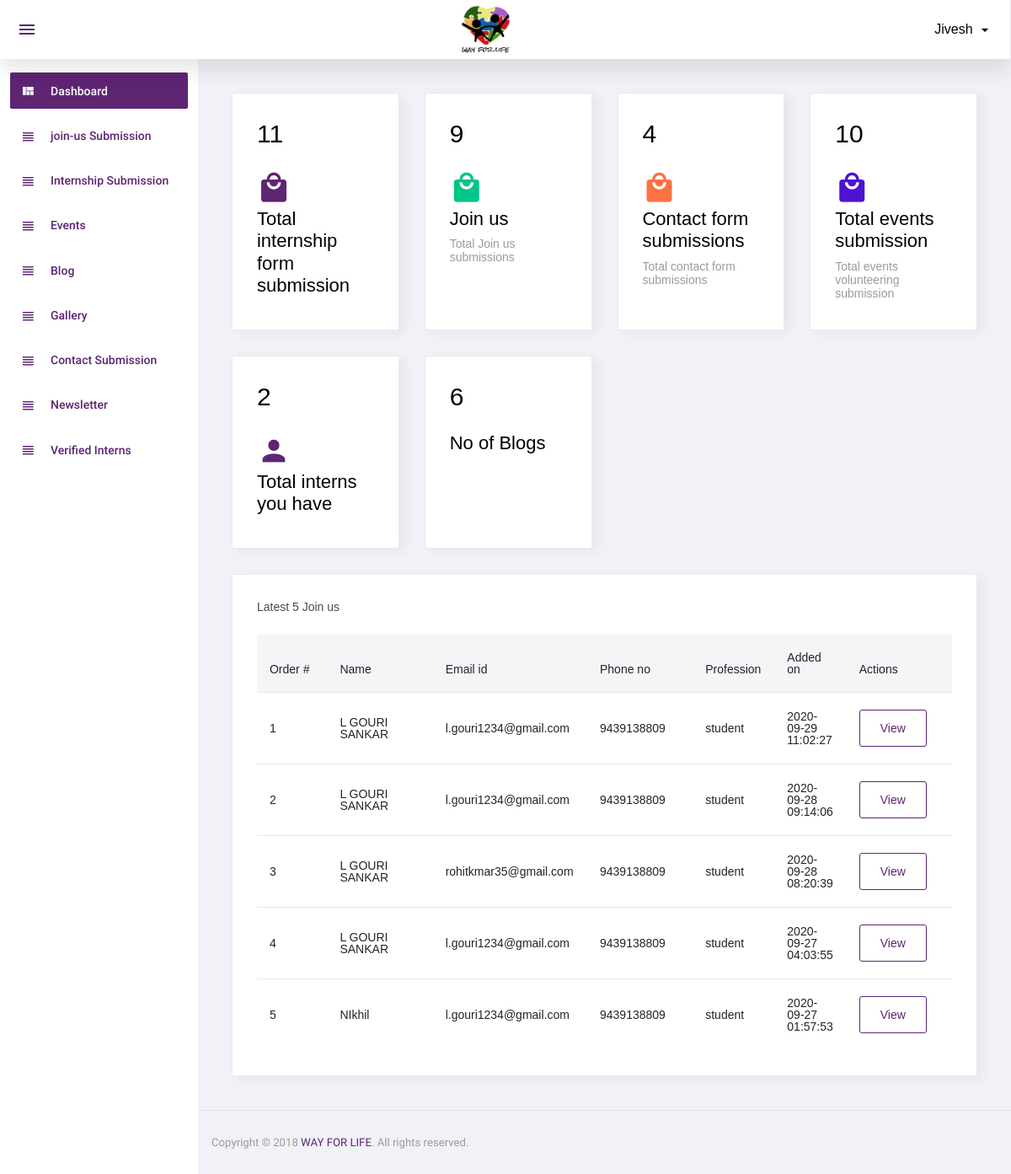
Page /admin/index (signed in) on the committed database.
### tables this page shows
CREATE TABLE `joinus` (
  `id` int(11) NOT NULL,
  `name` varchar(55) NOT NULL,
  `dob` date NOT NULL,
  `phone_no` text NOT NULL,
  `email_id` text NOT NULL,
  `join_pre` text NOT NULL,
  `hrsinmonth` int(11) NOT NULL,
  `profession` varchar(55) NOT NULL,
  `address` text NOT NULL,
  `bloodgrp` varchar(10) NOT NULL,
  `intreststat` text NOT NULL,
  `added_on` datetime NOT NULL
);

### classes/DbConfig.php (called while the page is built, shortened)
<?php
class DbConfig
{
	private $_host = 'localhost';
	private $_username = 'root';
	private $_password = '';
	private $_database = 'wayforlife';
	protected $connection;
	public function __construct()
	{
		if (!isset($this->connection)) {
			$this->connection = new mysqli($this->_host, $this->_username, $this->_password, $this->_database);
		}
		return $this->connection;
	}
}
?>

### classes/Crud.php (called while the page is built, shortened)
<?php
include_once 'DbConfig.php';
class Crud extends DbConfig
{
	public function getData($query)
	{
		$result = $this->connection->query($query);
		$rows = array();
		while ($row = $result->fetch_assoc()) {
			$rows[] = $row;
		}
		return $rows;
	}
}
?>

### admin/index.php (the view)
<?php
require('header.php');
?>
<div class="row">
	<div class="col-md-6 col-lg-3 grid-margin stretch-card">
	  <div class="card">
		<div class="card-body">
		  <h1 class="font-weight-light mb-4">
			<?php
			$sql="SELECT * from internship order by id desc";
      $result=$crud->getData($sql);
      echo count($result);
			?>
		  </h1>
		  <i class="mdi mdi-shopping icon-lg text-primary ml-auto"></i>
		  <div class="d-flex flex-wrap align-items-center">
			<div>
			  <h4 class="font-weight-normal">Total internship form submission</h4>
			</div>
		  </div>
		</div>
	  </div>
	</div>
  <div class="col-md-6 col-lg-3 grid-margin stretch-card">
	  <div class="card">
		<div class="card-body">
		  <h1 class="font-weight-light mb-4">
		  <?php
       $sql="SELECT * from joinus order by id desc";
       $result=$crud->getData($sql);
       echo count($result);
			?>
		  </h1>
		  <i class="mdi mdi-shopping icon-lg text-success ml-auto"></i>
		  <div class="d-flex flex-wrap align-items-center">
			<div>
			  <h4 class="font-weight-normal">Join us</h4>
			  <p class="text-muted mb-0 font-weight-light">Total Join us submissions</p>
			</div>
		  </div>
		</div>
	  </div>
	</div>
	<div class="col-md-6 col-lg-3 grid-margin stretch-card">
	  <div class="card">
		<div class="card-body">
		  <h1 class="font-weight-light mb-4">
      <?php
			$sql="SELECT * from contact_form order by id desc";
      $result=$crud->getData($sql);
      echo count($result);
			?>
		  </h1>
		  <i class="mdi mdi-shopping icon-lg text-danger ml-auto"></i>
		  <div class="d-flex flex-wrap align-items-center">
			<div>
			  <h4 class="font-weight-normal">Contact form submissions</h4>
			  <p class="text-muted mb-0 font-weight-light">Total contact form submissions</p>
			</div>
		  </div>
		</div>
	  </div>
	</div>
	<div class="col-md-6 col-lg-3 grid-margin stretch-card">
	  <div class="card">
		<div class="card-body">
		  <h1 class="font-weight-light mb-4">
		  <?php
      	$sql="SELECT * from event_participants order by id desc";
        $result=$crud->getData($sql);
        echo count($result);
			?>
		  </h1>
		  <i class="mdi mdi-shopping icon-lg text-info ml-auto"></i>
		  <div class="d-flex flex-wrap align-items-center">
			<div>
			  <h4 class="font-weight-normal">Total events submission</h4>
			  <p class="text-muted mb-0 font-weight-light">Total events volunteering submission</p>
			</div>
		  </div>
		</div>
	  </div>
	</div>
	<div class="col-md-6 col-lg-3 grid-margin stretch-card">
	  <div class="card">
		<div class="card-body">
		  <h1 class="font-weight-light mb-4">
			<?php
     $sql="SELECT * from interns_det order by id desc";
     $result=$crud->getData($sql);
     echo count($result);
			?>
		  </h1>
		  <i class="mdi mdi-account icon-lg text-primary ml-auto"></i>
		  <div class="d-flex flex-wrap align-items-center">
			<div>
			  <h4 class="font-weight-normal">Total interns you have</h4>
			</div>
		  </div>
		</div>
	  </div>
	</div>
	<div class="col-md-6 col-lg-3 grid-margin stretch-card">
	  <div class="card">
		<div class="card-body">
		  <h1 class="font-weight-light mb-4">
			<?php
		 $sql="SELECT * from blog order by id desc";
     $result=$crud->getData($sql);
     echo count($result);
			?>
		  </h1>
		  <div class="d-flex flex-wrap align-items-center">
			<div>
			  <h4 class="font-weight-normal">No of Blogs</h4>
			</div>
		  </div>
		</div>
	  </div>
	</div>
  </div>
  <?php
     $sql="SELECT * from joinus order by id desc LIMIT 5";
     $result=$crud->getData($sql);
  ?>
  <div class="row">
	<div class="col-12">
	  <div class="card">
		<div class="card-body">
		  <h4 class="card-title">Latest 5 Join us</h4>
		  <div class="table-responsive">
			<table class="table table-hover">
			  <thead>
				<tr>
                            <th width="10%">Order #</th>
                            <th width="15%">Name</th>
                            <th width="15%">Email id</th>
                            <th width="15%">Phone no</th>
                            <th width="10%">Profession</th>
                            <th width="10%">Added on</th>
                            <th width="15%">Actions</th>
				</tr>
			  </thead>
			  <tbody>
            <?php if(count($result)>0){
						$i=1;
            foreach ($result as $res) {
						?>
						<tr>
                            <td><?php echo $i?></td>
                            <td><?php echo $res['name']?></td>
                            <td><?php echo $res['email_id']?></td>
                            <td><?php echo $res['phone_no']?></td>
                            <td><?php echo $res['profession']?></td>
                            <td><?php echo $res['added_on']?></td>
                            <td>
                              <a href="join-us_det?id=<?php echo $res['id'] ?> "> <button class="btn btn-outline-primary">View</button></a>
                            </td>
              </tr>
                        <?php
						$i++;
						} } else { ?>
						<tr>
							<td colspan="6">No data found</td>
						</tr>
						<?php } ?>
                      </tbody>
			</table>
		  </div>
		</div>
	  </div>
	</div>
  </div>
<?php
require('footer.php');
?>

### rows in the picture
joinus: name "L GOURI SANKAR", email "l.gouri1234@gmail.com", phone_no "9439138809", profession "student", added_on "2020-09-29 11:02:27"
joinus: name "L GOURI SANKAR", email "l.gouri1234@gmail.com", phone_no "9439138809", profession "student", added_on "2020-09-28 09:14:06"
joinus: name "L GOURI SANKAR", email "rohitkmar35@gmail.com", phone_no "9439138809", profession "student", added_on "2020-09-28 08:20:39"
joinus: name "L GOURI SANKAR", email "l.gouri1234@gmail.com", phone_no "9439138809", profession "student", added_on "2020-09-27 04:03:55"
joinus: name "NIkhil", email "l.gouri1234@gmail.com", phone_no "9439138809", profession "student", added_on "2020-09-27 01:57:53"

### other values in the picture
$_SESSION['user_name'] "Jivesh"
count($result) "11"
count($result) "9"
count($result) "4"
count($result) "10"
count($result) "2"
count($result) "6"
